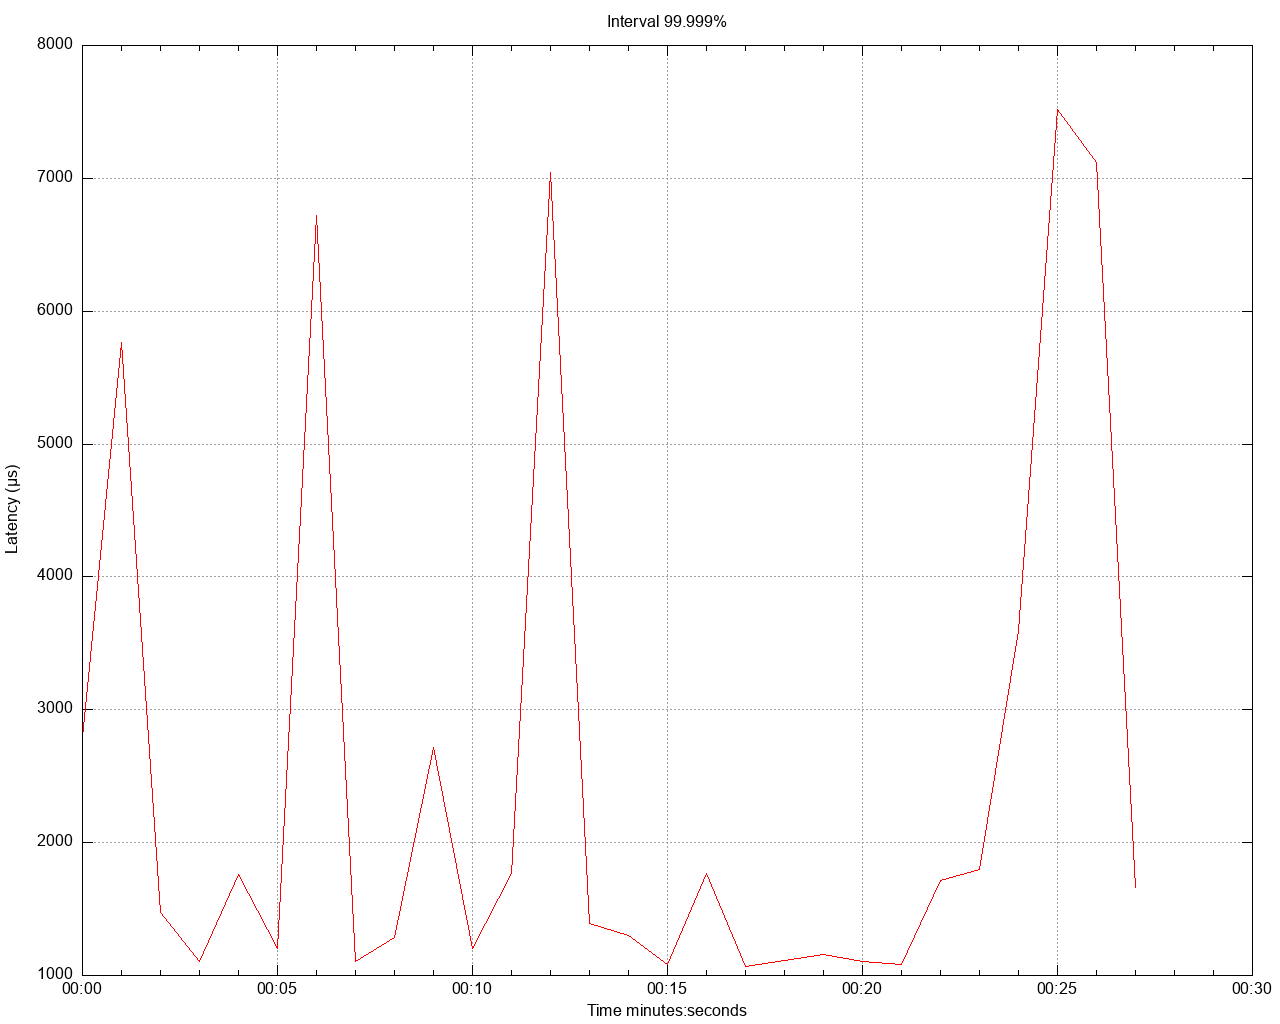

Write the gnuplot code that produced this figure.
set title 'Interval 99.999%' noenhanced
set style data lines
set datafile separator ","
set terminal png size 1280,1024
set grid
set key below
set xdata time
set timefmt "%s"
offset = 0
t0(x)=(offset=($0==0) ? x : offset, x - offset)
set xlabel 'Time minutes:seconds'
set ylabel 'Latency (μs)'
set output '/Users/gbarnett/git/hazelcast-simulator/atomiclong-3node-member/atomicreference/latency/latency_interval_99999_oneKbWrite.png'
plot \
   '/Users/gbarnett/git/hazelcast-simulator/atomiclong-3node-member/atomicreference/data/latency_interval_99999_oneKbWrite_1.data' using (t0(timecolumn(1))):2 title "" lt rgb "red", \
